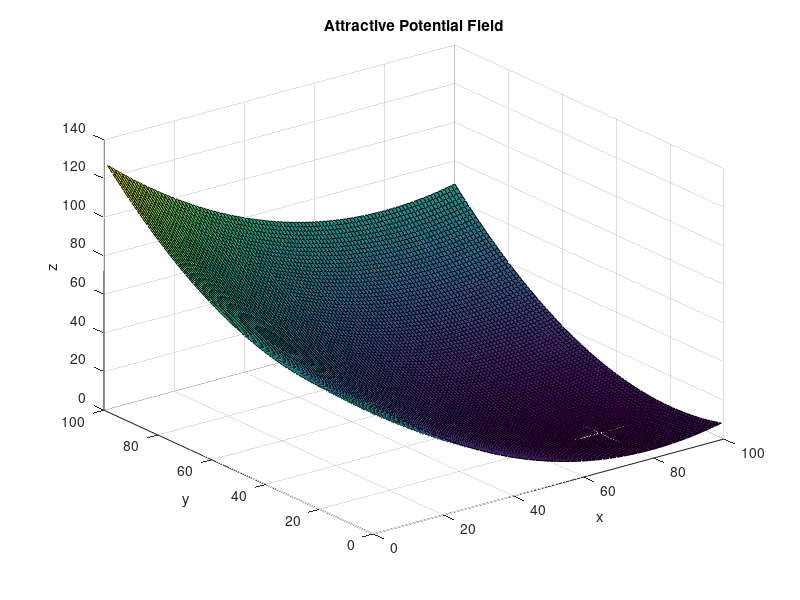

MATLAB code to generate this figure:
%% Attractive Potential Field

%%%%%%%%%%%%%%%%%%%%%%%%%%%%%% 
% Code by: Rohan Nair 
% AMR 2021 
% Date: 10/12/2021
%%%%%%%%%%%%%%%%%%%%%%%%%%%%%%

clear
close all
clc

%% Parameters

% Workspace Size
xlim([0 100])
ylim([0 100])

[x, y] = meshgrid (1:100, 1:100);

% goal coordinates
x_goal = 80;
y_goal = 20 ;

xi = 0.01;

attractive_2D = xi*((x - x_goal).^2 + (y - y_goal).^2);

% finding minimum value of function
minVal = min(attractive_2D(:));
% idx of fmin 
minIdx = attractive_2D == minVal;

% plotting surface
s = surf(x, y, attractive_2D);
hold on
% offset in z direction to make text visible
hold off
grid on
xlabel('x')
ylabel('y')
zlabel('z')
title('Attractive Potential Field')








